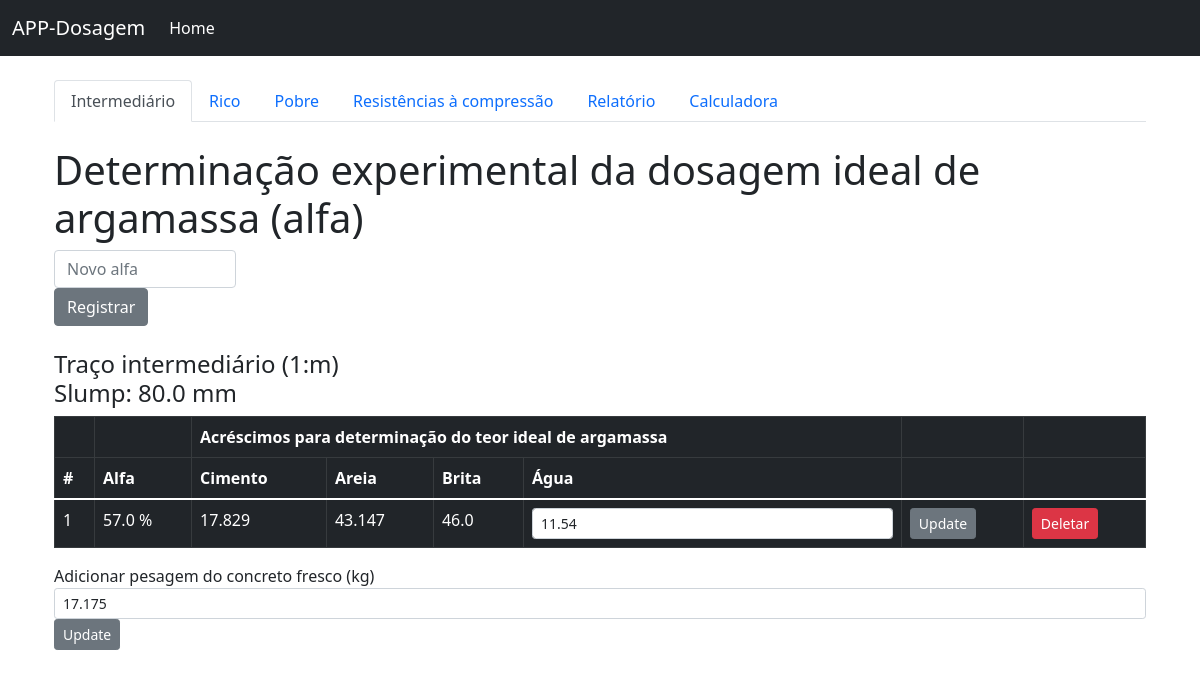
The page /dosagem/3 on the database as committed earlier.
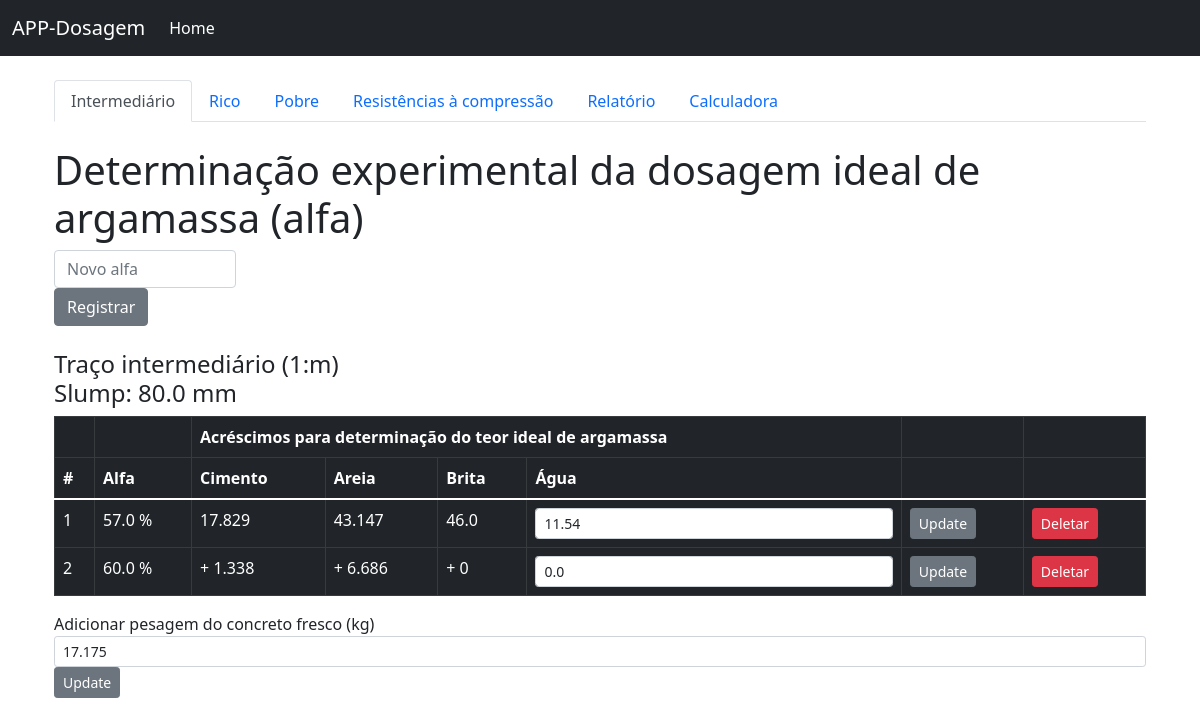
The same page on the database as committed later.
### app/models.py (models this page shows, shortened)
class Dosagem_piloto(db.Model):
    id = db.Column(db.Integer, primary_key=True)
    alfa = db.Column(db.Float)
    c_unitario = db.Column(db.Float)
    a_unitario = db.Column(db.Float)
    b_unitario = db.Column(db.Float)
    c_massa = db.Column(db.Float)
    a_massa = db.Column(db.Float)
    b_massa = db.Column(db.Float)
    c_acr = db.Column(db.Float)
    a_acr= db.Column(db.Float)
    a_massa_umida = db.Column(db.Float)
    umidade_agregado = db.Column(db.Float)
    agua = db.Column(db.Float)
    agua_cimento = db.Column(db.Float)
    indice = db.Column(db.Integer)
    ensaio_id = db.Column(db.Integer, db.ForeignKey('ensaios.id'))

class Ensaios(db.Model):
    id = db.Column(db.Integer, primary_key=True)
    nome = db.Column(db.String(30))
    piloto = db.Column(db.Float)
    rico = db.Column(db.Float)
    pobre = db.Column(db.Float)
    cp = db.Column(db.Float)
    pesobrita = db.Column(db.Float)
    slump = db.Column(db.Float)
    umidade = db.Column(db.Float)
    volume = db.Column(db.Float)
    dosagem_piloto = db.relationship('Dosagem_piloto', backref='ensaio')
    dosagem_rico = db.relationship('Dosagem_rico', backref='ensaio')
    dosagem_pobre = db.relationship('Dosagem_pobre', backref='ensaio')
    cp_piloto = db.relationship('Cp_piloto', backref='ensaio')
    cp_rico = db.relationship('Cp_rico', backref='ensaio')
    cp_pobre = db.relationship('Cp_pobre', backref='ensaio')
    resultados = db.relationship('Resultados', backref='ensaio')
    teste = db.relationship('Teste', backref='ensaio')
    consumo_piloto = db.relationship('Consumo_piloto', backref='ensaio')
    consumo_rico = db.relationship('Consumo_rico', backref='ensaio')
    consumo_pobre = db.relationship('Consumo_pobre', backref='ensaio')

### app/routes.py (the view, shortened to what this page needs)
@app.route('/dosagem/<int:id>', methods=['POST', 'GET'])
def dosagem(id):
    form = Alfa()
    ensaio_salvo = Ensaios.query.filter_by(id=id).first()
    c = Consumo_piloto.query.filter_by(ensaio_id=id).first()
    cr = Consumo_piloto.query.filter_by(ensaio_id=id).first()
    cpb = Consumo_piloto.query.filter_by(ensaio_id=id).first()
    if c == None:
        kg_piloto = Consumo_piloto(kg_piloto=0, ensaio=ensaio_salvo)
        db.session.add(kg_piloto)
        db.session.commit()
    if cr == None:
        kg_rico = Consumo_rico(kg_rico=0, ensaio=ensaio_salvo)
        db.session.add(kg_rico)
        db.session.commit()
    if cpb == None:
        kg_pobre = Consumo_pobre(kg_pobre=0, ensaio=ensaio_salvo)
        db.session.add(kg_pobre)
        db.session.commit()
    dosagens_do_ensaio_salvo = ensaio_salvo.dosagem_piloto
    m = ensaio_salvo.piloto
    pesobrita = ensaio_salvo.pesobrita
    slump = ensaio_salvo.slump
    m_rico = ensaio_salvo.rico
    m_pobre = ensaio_salvo.pobre
    alfa_ordenado = Dosagem_piloto.query.filter_by(ensaio_id=id).order_by(Dosagem_piloto.alfa).all()
    if dosagens_do_ensaio_salvo != []:
        contador = 0
        indice = 1
        for i in alfa_ordenado:
            alfa = i.alfa
            if contador == 0:
                alfaantigo = 0
            else:
                alfaantigo = alfa_ordenado[contador-1].alfa
            traco = Ensaio(
                m = m,
                alfa = alfa,
                pesobrita = pesobrita,
                alfaantigo = alfaantigo)
            i.alfa = alfa
            i.c_unitario = traco.massas_unitarias()[0]
            i.a_unitario = traco.massas_unitarias()[1]
            i.b_unitario = traco.massas_unitarias()[2]
            i.c_massa = traco.massas_iniciais()[0]
            i.a_massa = traco.massas_iniciais()[1]
            i.b_massa = traco.massas_iniciais()[2]
            i.c_acr = traco.quantidades_adicionar()[0]
            i.a_acr = traco.quantidades_adicionar()[1]
            i.a_massa_umida = traco.umidade_agregado()[0]
            i.umidade_agregado = traco.umidade_agregado()[1]
            i.ensaio = ensaio_salvo
            i.indice = indice
            db.session.commit()
            contador = contador + 1
            indice = indice + 1
    return render_template("dosagem.html", form=form, id=id, dosagens_do_ensaio_salvo=dosagens_do_ensaio_salvo, m=m, slump=slump, pesobrita=pesobrita, alfa_ordenado=alfa_ordenado, c=c)

### app/forms.py
class Alfa(FlaskForm):
    alfa = FloatField('Alfa:')
    submit = SubmitField('Registrar')

### app/traco_dosagem.py (called while the page is built)
    def massas_unitarias(self):
        cimento_unitario = 1
        areia_unitario= round(self.alfa*(1+self.m)-1, self.arredondamento)
        pedra_unitario = round(self.m-areia_unitario, self.arredondamento)
        return(cimento_unitario, areia_unitario, pedra_unitario)

    def massas_iniciais(self):
        a = self.alfa*(1+self.m)-1
        p = self.m-a
        massa_cimento = round(self.pesobrita/p, self.arredondamento)
        massa_areia = round(self.pesobrita*a/p, self.arredondamento)
        massa_pedra = round(self.pesobrita, self.arredondamento)
        return(massa_cimento, massa_areia, massa_pedra)

    def massas_iniciais_antigas(self):
        if self.alfaantigo == 0:
            return(0,0)
        else:
            a = self.alfaantigo*(1+self.m)-1
            p = self.m-a
            massa_cimento = round(self.pesobrita/p, self.arredondamento)
            massa_areia = round(self.pesobrita*a/p, self.arredondamento)
            massa_pedra = round(self.pesobrita, self.arredondamento)
            return(massa_cimento, massa_areia, massa_pedra)

### app/templates/dosagem.html (shortened to what this page needs)
{% extends 'base.html' %}
{% block content %}
<div class="container">
    <div class = "row">
        <div class="container">
            <ul class="nav nav-tabs">
              <li class="nav-item">
                <a class="nav-link active" aria-current="page" href="/dosagem/{{ id }}">Intermediário</a>
              </li>
              <li class="nav-item">
                <a class="nav-link" href="/rico/{{ id }}">Rico</a>
              </li>
              <li class="nav-item">
                <a class="nav-link" href="/pobre/{{ id }}">Pobre</a>
              </li>
              <li class="nav-item">
                <a class="nav-link" href="/corpo_de_prova/{{ id }}">Resistências à compressão</a>
              </li>
              <li class="nav-item">
                <a class="nav-link" href="/resultados/{{ id }}">Relatório</a>
              </li>
              <li class="nav-item">
                <a class="nav-link" href="/calculadora/{{ id }}">Calculadora</a>
              </li>
            </ul>
            <br>
        </div>
    </div>
    <h1>Determinação experimental da dosagem ideal de argamassa (alfa)</h1>
    <div class=row>
        <form method="POST">
            <div class=col-2>
                {{ form.alfa(class="form-control", type="number", step="any", placeholder='Novo alfa') }}
            </div>
            <div class=col-2>
                {{ form.submit(class="btn btn-secondary") }}
            </div>
        </form>
    </div>
    <br>
    <h4>Traço intermediário (1:m)<br>Slump: {{ slump }} mm</h4>
    <div class="table-responsive">
    <table class="table table-dark table-hover table-bordered">
    <thead>
        <tr>
            <th></th>
            <th></th>
            <th colspan="4">Acréscimos para determinação do teor ideal de argamassa</th>
            <th></th>
            <th></th>
        </tr>
        <tr>
            <th>#</th>
            <th>Alfa</th>
            <th>Cimento</th>
            <th>Areia</th>
            <th>Brita</th>
            <th>Água</th>
            <th></th>
            <th></th>
        </tr>
    </thead>
    <tbody>
    {% for i in alfa_ordenado %}
    <form method="POST" action="/agua">
        <tr>
            <td>{{ i.indice }}</td>
            <td>{{ i.alfa }} %</td>
            {% if i.indice == 1 %}
                <td>{{ i.c_massa }}</td>
                <td>{{ i.a_massa }}</td>
                <td>{{ pesobrita }}</td>
            {% else %}
                <td> + {{ i.c_acr }}</td>
                <td> + {{ i.a_acr }}</td>
                <td> + 0 </td>
            {% endif %}
            <td><input type="hidden" value="{{ i.id }}" name="i_id">
            <input type="number" step="any" size="1" class="form-control form-control-sm" value="{{ i.agua }}" name="valor_agua_novo"></td>
            <td><input type="submit" class="btn btn-secondary btn-sm" value="Update"></td>
            <td><a type="button" class='btn btn-danger btn-sm' data-bs-toggle="modal" data-bs-target="#exampleModal{{ i.id }}">Deletar</a></td>
        </tr>
    </form>
    {% endfor %}
    </tbody>
    </table>
    </div>
    <div>
      Adicionar pesagem do concreto fresco (kg)
      <form method="POST" action="/dosagem/pesagem/{{ id }}">
      <input type="number" step="any" size="1" class="form-control form-control-sm" value="{{ c.kg_piloto }}" name="pesagem_piloto">
      <input type="submit" class="btn btn-secondary btn-sm" value="Update">
      </form>
    </div>
</div>
{% endblock %}

Rows that differ between the two databases and show on the page:
added Dosagem_piloto: indice "2", alfa "60.0", c_acr "1.338", a_acr "6.686", valor_agua_novo "0.0"
